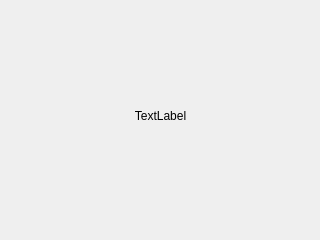
<?xml version="1.0" encoding="UTF-8"?>
<ui version="4.0">
 <class>Dialog</class>
 <widget class="QDialog" name="Dialog">
  <property name="geometry">
   <rect>
    <x>0</x>
    <y>0</y>
    <width>320</width>
    <height>240</height>
   </rect>
  </property>
  <property name="windowTitle">
   <string>Dialog</string>
  </property>
  <widget class="QLabel" name="label_info">
   <property name="geometry">
    <rect>
     <x>30</x>
     <y>30</y>
     <width>261</width>
     <height>171</height>
    </rect>
   </property>
   <property name="layoutDirection">
    <enum>Qt::LeftToRight</enum>
   </property>
   <property name="autoFillBackground">
    <bool>false</bool>
   </property>
   <property name="text">
    <string>TextLabel</string>
   </property>
   <property name="alignment">
    <set>Qt::AlignCenter</set>
   </property>
  </widget>
 </widget>
 <resources/>
 <connections/>
</ui>
